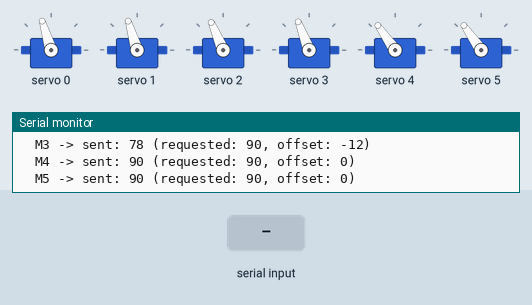
This sketch was run on a simulated Arduino Uno, built with avr-gcc and run on an emulated ATmega328P. Shown: 6 × servo, the last lines printed to the serial monitor. Inputs (shaded band) come from the test bench.

Above: at 3.0 s.
3.1 s: "<90,45,200>" received over Serial
At 7.6 s:
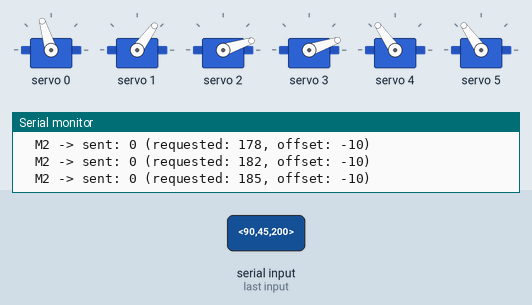
9.1 s: "<30,150,10>" received over Serial
At 13.87 s:
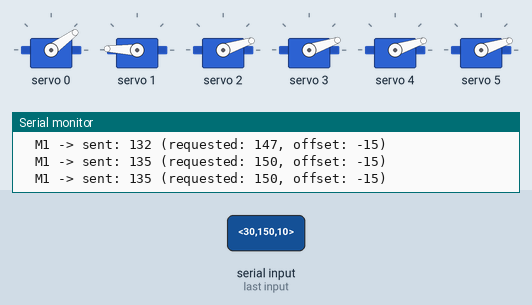
15.1 s: "<90,45>" received over Serial
At 17.26 s:
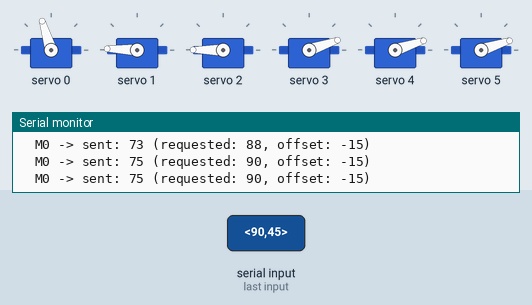
18.1 s: "<3>" received over Serial
At 20.8 s:
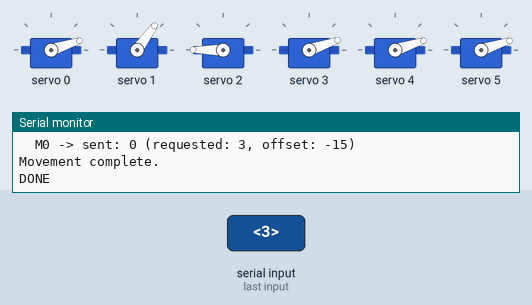
21.1 s: "<30,150>" received over Serial
At 23.93 s:
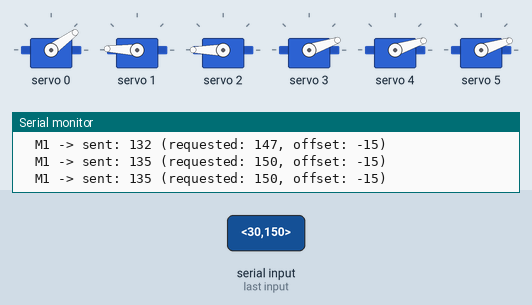
24.1 s: "<2>" received over Serial
At 25.3 s:
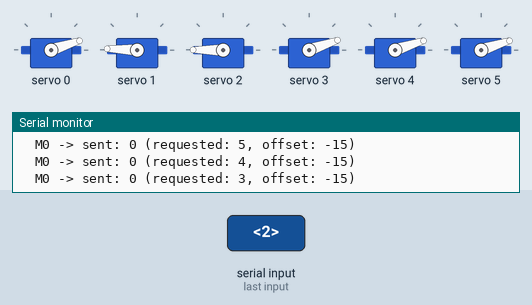
Timing chart, 0 to 27.1 s (numbered marks = the images above; inputs shaded):
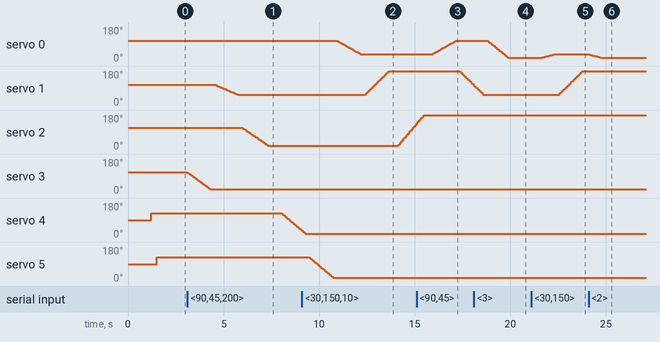

Measured:
- after the input at 3.1 s, servo 1: moves from 107° to 54° over 1.2 s, starting after 1.5 s; servo 2: moves from 113° to 18° over 1.3 s, starting after 2.9 s; servo 3: moves from 111° to 19° over 1.2 s, starting at once; servo 4: moves from 125° to 36° over 1.0 s, starting after 5.0 s
- after the input at 9.1 s, servo 0: moves from 107° to 36° over 1.2 s, starting after 1.9 s; servo 1: moves from 54° to 178° over 1.2 s, starting after 3.3 s; servo 2: moves from 18° to 128° over 0.92 s, starting after 5.0 s
- after the input at 15.1 s, servo 0: moves from 36° to 107° over 1.2 s, starting after 0.83 s; servo 1: moves from 178° to 103° over 0.71 s, starting after 2.3 s
- after the input at 18.1 s, servo 0: moves from 107° to 18° over 1.0 s, starting after 0.74 s
- after the input at 21.1 s, servo 0: moves from 18° to 36° over 0.67 s, starting after 0.55 s; servo 1: moves from 54° to 178° over 1.2 s, starting after 1.5 s
- after the input at 24.1 s, servo 0: moves from 36° to 18° over 0.62 s, starting at once

The sketch:

control_serially_1.ino
```cpp
#include <Wire.h>
#include <Adafruit_PWMServoDriver.h>

Adafruit_PWMServoDriver board = Adafruit_PWMServoDriver();

#define SERVOMIN  150
#define SERVOMAX  600
#define SERVO_FREQ 50

int offsets[]       = {-15, -15, -10, -12, 0, 0};
int currentAngles[] = {90, 90, 90, 90, 90, 90};

// Each motor has its own speed (ms per step, lower = faster)
int motorStepDelay[6] = {40, 40, 60, 40, 40, 40};
//                        ^   ^   ^   ^   ^   ^
//                       M0  M1  M2  M3  M4  M5
//                      fast                 medium

// Movement order: base → shoulder → elbow → wrist → roll → gripper
int moveOrder[6] = {0, 1, 2, 3, 4, 5};

const byte numChars = 32;
char receivedChars[numChars];
boolean newData = false;
int targetAngles[6];

void setup() {
  Serial.begin(115200);
  board.begin();
  board.setPWMFreq(SERVO_FREQ);

  Serial.println("<Arduino is ready and waiting...>");

  // Move all servos to starting position one by one
  for (int i = 0; i < 6; i++) {
    setServoAngle(moveOrder[i], currentAngles[moveOrder[i]]);
    delay(300);
  }
}

void loop() {
  recvWithStartEndMarkers();
  if (newData == true) {
    parseData();
    Serial.println("Moving motors one by one...");
    moveOneByOne(
      targetAngles[0], targetAngles[1], targetAngles[2],
      targetAngles[3], targetAngles[4], targetAngles[5]
    );
    Serial.println("Movement complete.");
    Serial.println("DONE");   // ← Python listens for this
    newData = false;
  }
}

// --- MOVE ONE MOTOR AT A TIME WITH PER-MOTOR SPEED ---
void moveOneByOne(int t0, int t1, int t2, int t3, int t4, int t5) {
  int targets[6] = {t0, t1, t2, t3, t4, t5};
  int steps = 30;

  // ✅ If Motor 3's current angle is > 80, move it first
  if (currentAngles[3] > 80) {
    Serial.println("Motor 3 priority move (angle > 80)...");

    if (targets[3] != currentAngles[3]) {
      Serial.print("Moving motor 3 first from ");
      Serial.print(currentAngles[3]);
      Serial.print(" to ");
      Serial.println(targets[3]);

      float current   = currentAngles[3];
      float target    = targets[3];
      float increment = (target - current) / steps;

      for (int s = 1; s <= steps; s++) {
        current += increment;
        setServoAngle(3, round(current));
        delay(motorStepDelay[3]);
      }

      setServoAngle(3, targets[3]);
      currentAngles[3] = targets[3];
      delay(200);
    }
  }

  // Then move remaining motors in normal order
  for (int idx = 0; idx < 6; idx++) {
    int motor = moveOrder[idx];

    // ✅ Skip Motor 3 if it already moved above
    if (motor == 3 && currentAngles[3] == targets[3]) continue;

    if (targets[motor] == currentAngles[motor]) continue;

    Serial.print("Moving motor ");
    Serial.print(motor);
    Serial.print(" from ");
    Serial.print(currentAngles[motor]);
    Serial.print(" to ");
    Serial.println(targets[motor]);

    float current   = currentAngles[motor];
    float target    = targets[motor];
    float increment = (target - current) / steps;

    for (int s = 1; s <= steps; s++) {
      current += increment;
      setServoAngle(motor, round(current));
      delay(motorStepDelay[motor]);
    }

    setServoAngle(motor, targets[motor]);
    currentAngles[motor] = targets[motor];
    delay(200);
  }
}

// --- SET SERVO ANGLE ---
void setServoAngle(int channel, int angle) {
  int finalAngle = angle;

  // Invert Elbow (Channel 2)
  if (channel == 2) {
    finalAngle = 180 - angle;
    if (finalAngle >= 170) finalAngle = 170;
  }

  // Apply offset
  finalAngle = finalAngle + offsets[channel];

  // Safety limits
  if (finalAngle < 0)   finalAngle = 0;
  if (finalAngle > 180) finalAngle = 180;

  Serial.print("  M"); Serial.print(channel);
  Serial.print(" -> sent: "); Serial.print(finalAngle);
  Serial.print(" (requested: "); Serial.print(angle);
  Serial.print(", offset: "); Serial.print(offsets[channel]);
  Serial.println(")");

  int pulse = map(finalAngle, 0, 180, SERVOMIN, SERVOMAX);
  board.setPWM(channel, 0, pulse);
}

// --- RECEIVE SERIAL DATA ---
void recvWithStartEndMarkers() {
  static boolean recvInProgress = false;
  static byte ndx = 0;
  char startMarker = '<';
  char endMarker   = '>';
  char rc;

  while (Serial.available() > 0 && newData == false) {
    rc = Serial.read();

    if (recvInProgress == true) {
      if (rc != endMarker) {
        receivedChars[ndx] = rc;
        ndx++;
        if (ndx >= numChars) ndx = numChars - 1;
      } else {
        receivedChars[ndx] = '\0';
        recvInProgress = false;
        ndx = 0;
        newData = true;
      }
    } else if (rc == startMarker) {
      recvInProgress = true;
    }
  }
}


// --- PARSE INCOMING DATA ---
void parseData() {
  char* strtokIndx;
  strtokIndx = strtok(receivedChars, ",");
  targetAngles[0] = atoi(strtokIndx);

  for (int i = 1; i < 6; i++) {
    strtokIndx = strtok(NULL, ",");
    if (strtokIndx != NULL) {
      targetAngles[i] = atoi(strtokIndx);
    }
  }

  // ✅ Minimum angle limits for Motor 3 and Motor 4
  if (targetAngles[2] < 15) targetAngles[2] = 15;
  if (targetAngles[3] < 13) targetAngles[3] = 13;

  Serial.print("Received targets: ");
  for (int i = 0; i < 6; i++) {
    Serial.print(targetAngles[i]);
    if (i < 5) Serial.print(", ");
  }
  Serial.println();
}
```
